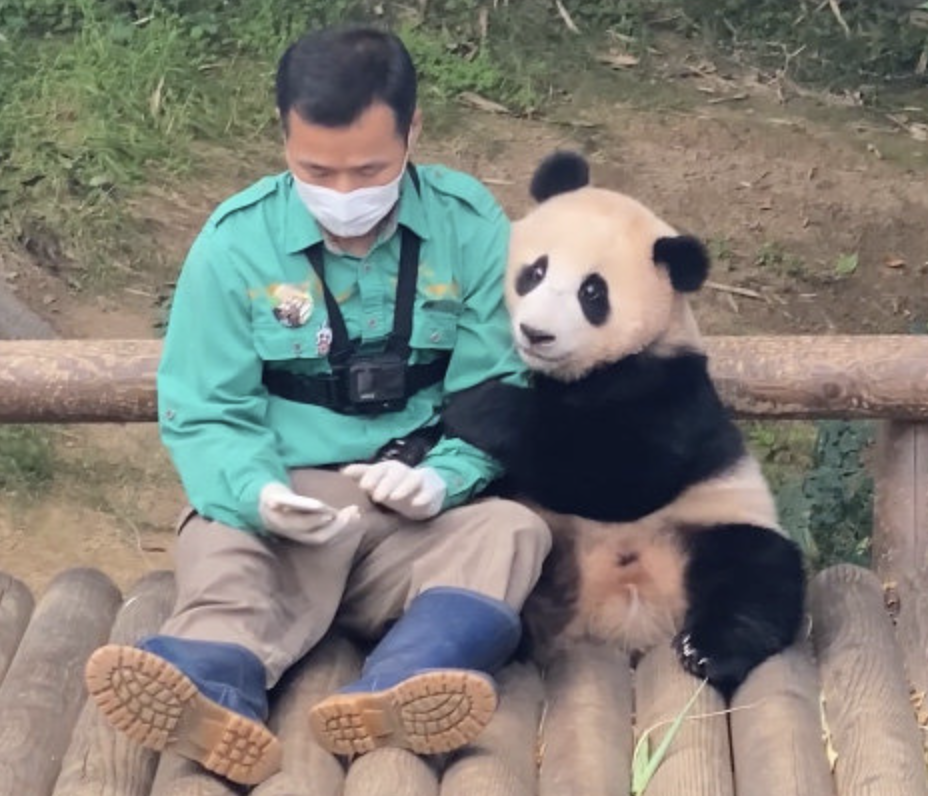
#> input picture AI/gangbao.png, 928 x 796 px
$ python BasicBinarization.py
#> lines starting #> are read from the running program, lines starting #| are printed output that depends on the picture; after the words box and inside, x2 and y2 are one past the last pixel; in counts of white or black regions, pixels touching at a corner belong together
import cv2
import numpy as np
from matplotlib import pyplot as plt

def image_binarization():
    img = cv2.imread('gangbao.png', cv2.IMREAD_GRAYSCALE)
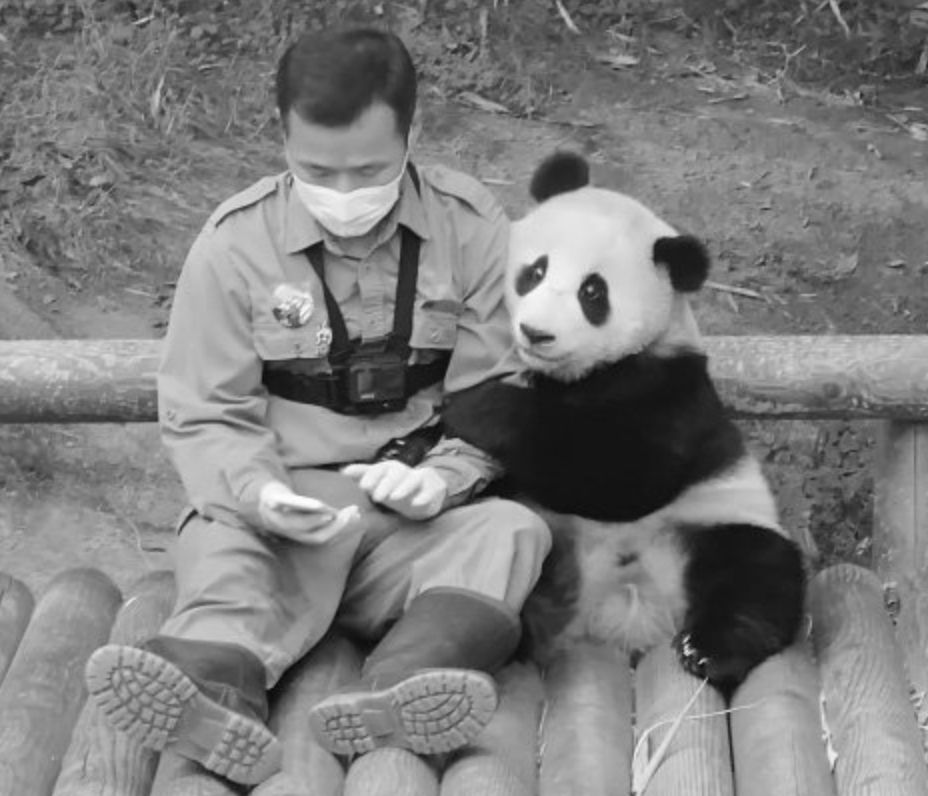
#> img: shape (796, 928); min 9, max 253, mean 125
    th = 150
    th_max = 255

    ret_1, thresh_1 = cv2.threshold(img, th, th_max, cv2.THRESH_BINARY)
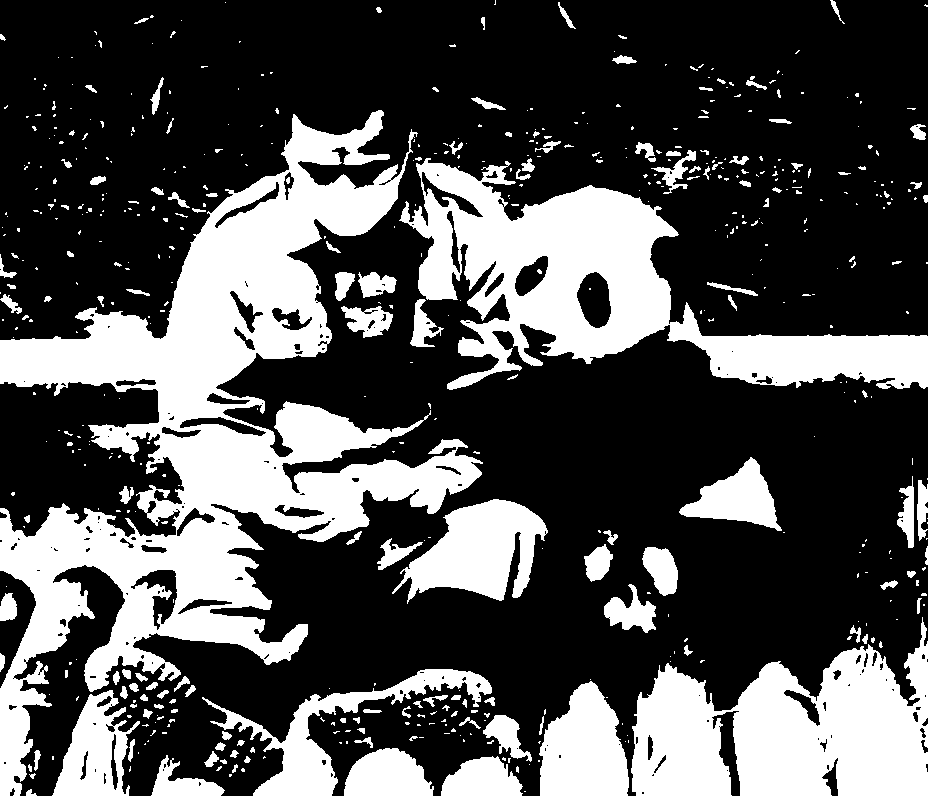
#> thresh_1: shape (796, 928); 31.7% white; 560 white regions (406 under 20 px), largest, box (x1, y1, x2, y2) and area: (0, 110, 483, 796) 98625, (399, 158, 928, 390) 43488, (631, 617, 928, 796) 33180
#> ret_1 = 150
    ret_2, thresh_2 = cv2.threshold(img, th, th_max, cv2.THRESH_BINARY_INV)
#> ret_2 = 150
    ret_3, thresh_3 = cv2.threshold(img, th, th_max, cv2.THRESH_TRUNC)
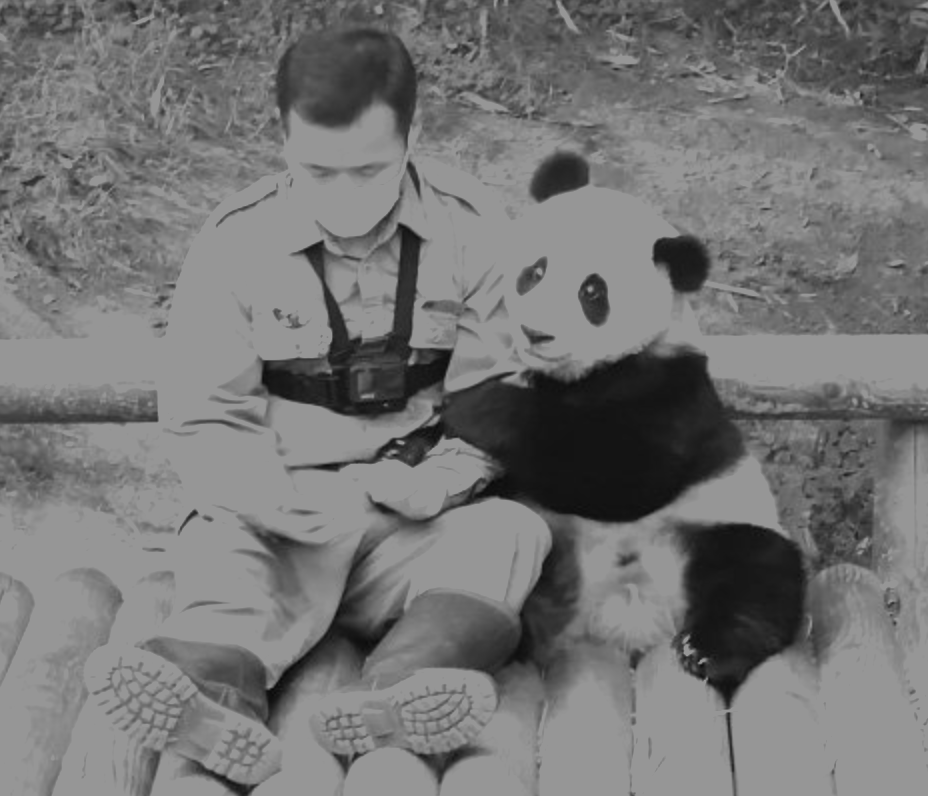
#> thresh_3: shape (796, 928); min 9, max 150, mean 116.6
#> ret_3 = 150
    ret_4, thresh_4 = cv2.threshold(img, th, th_max, cv2.THRESH_TOZERO)
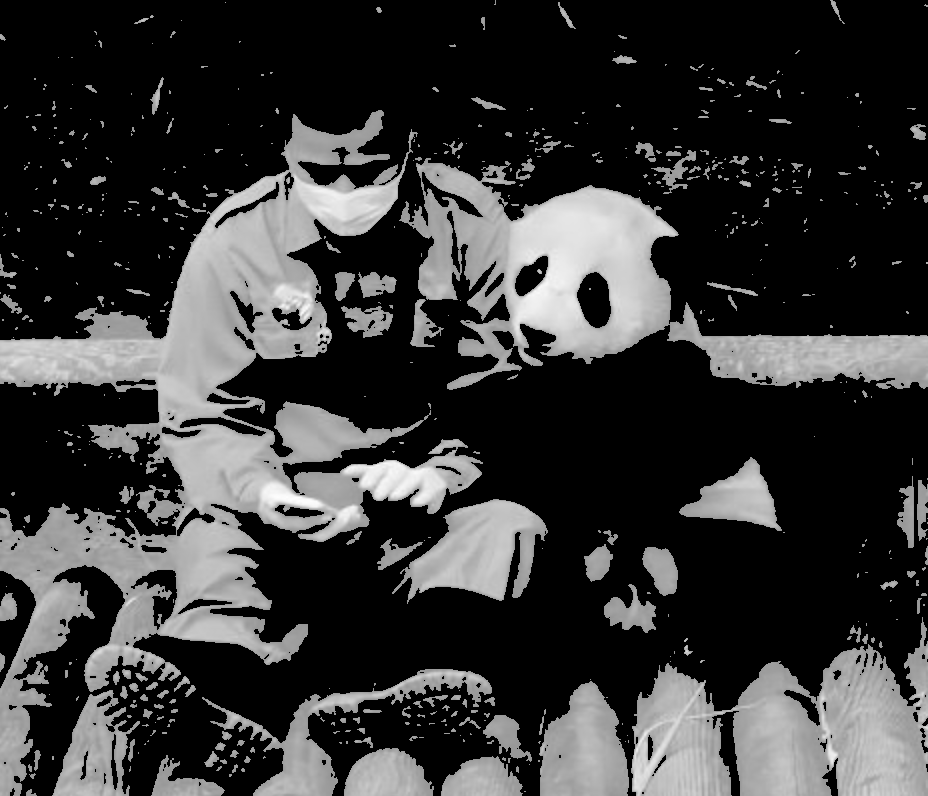
#> thresh_4: shape (796, 928); min 0, max 253, mean 55.9
#> ret_4 = 150
    ret_5, thresh_5 = cv2.threshold(img, th, th_max, cv2.THRESH_TOZERO_INV)
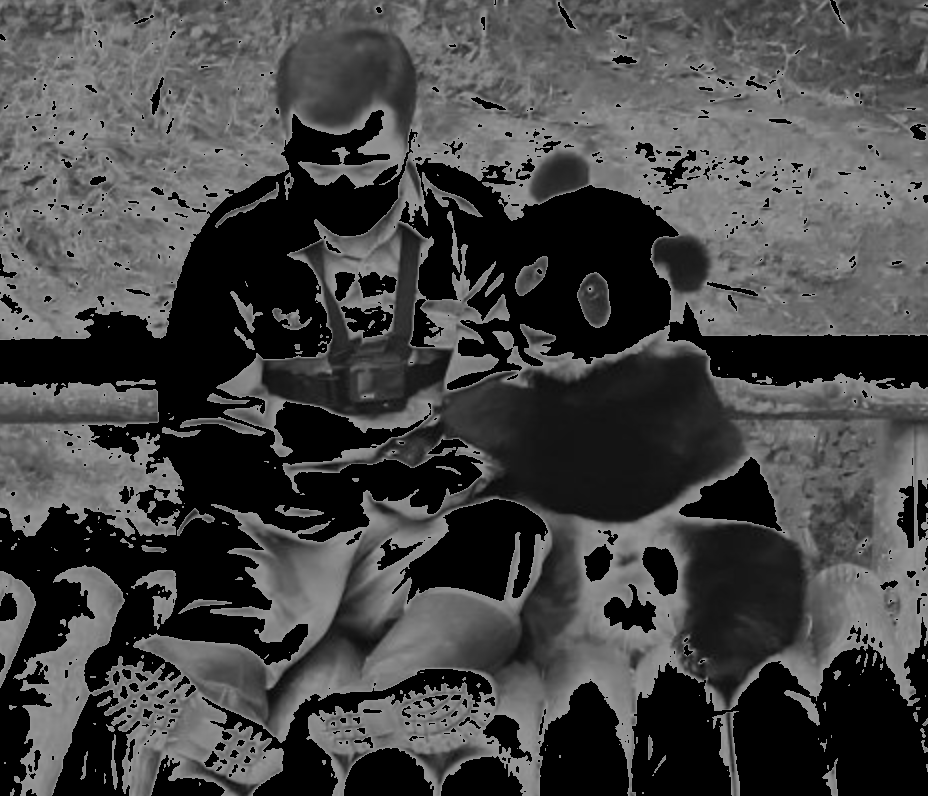
#> thresh_5: shape (796, 928); min 0, max 150, mean 69
#> ret_5 = 150

    titles = ['ORIGINAL', 'BINARY', "BINARY_INV", "TRUNC", "TOZERO", "TOZERO_INV"]
    images = [img, thresh_1, thresh_2, thresh_3, thresh_4, thresh_5]
    fig = plt.figure()
    # fig.canvas.set_window_title("JetsonNano_Thresholding")
    order = [0, 2, 4, 1, 3, 5]

    for i in range(6):
        plt.subplot(3, 2, order[i]+1), plt.imshow(images[i], 'gray')
        plt.title(titles[i])
        plt.xticks([]), plt.yticks([])
    plt.show()

image_binarization()

$ run again, with AI/bao.png copied over AI/gangbao.png
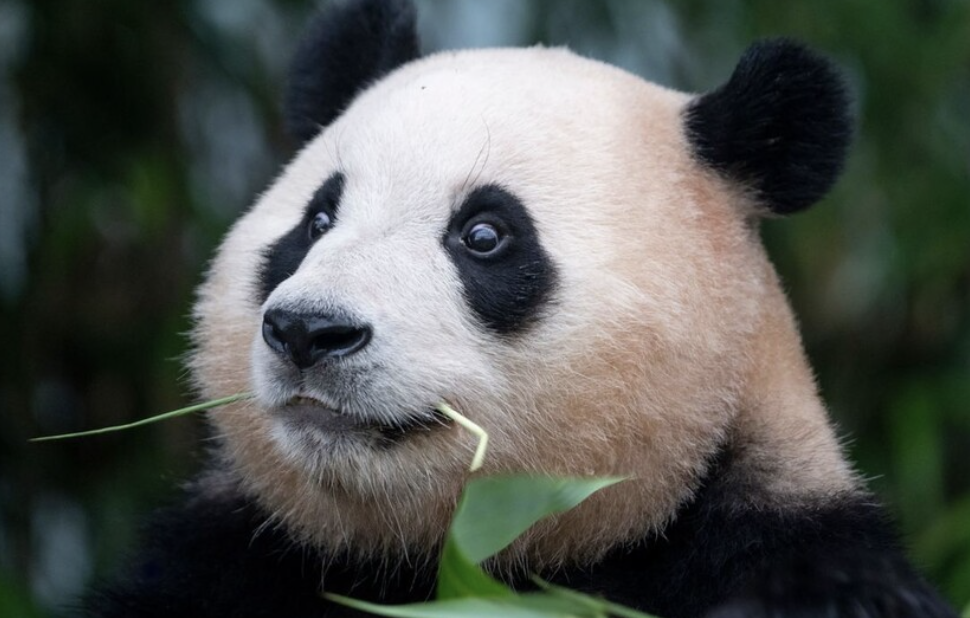
#> input picture AI/bao.png, 970 x 618 px
#> in image_binarization, `ret_1, thresh_1 = cv2.threshold(img, th, th_max, cv2.THRESH_BINARY)`:
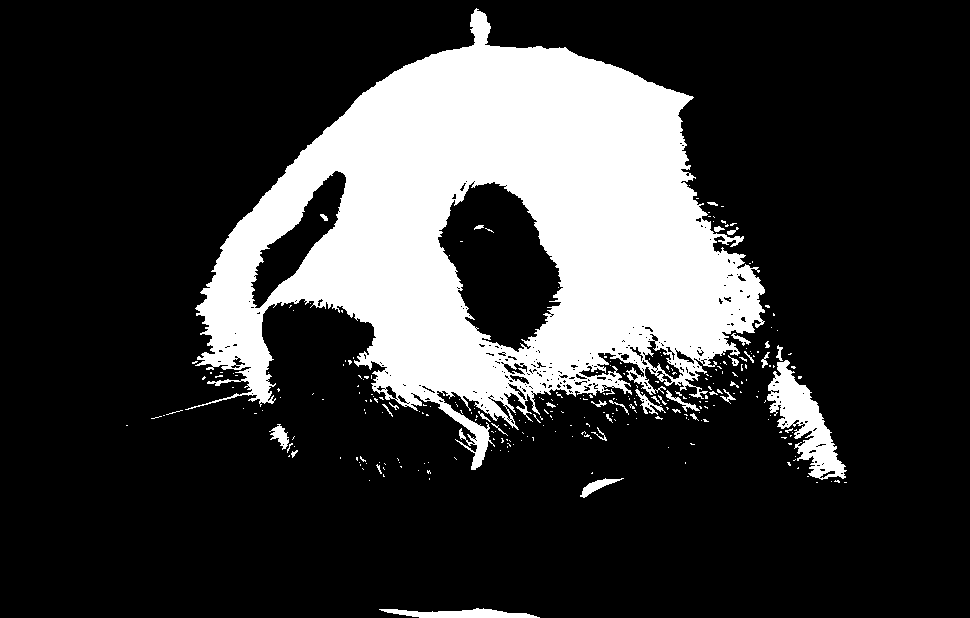
#> thresh_1: shape (618, 970); 21.7% white; 292 white regions (256 under 20 px), largest, box (x1, y1, x2, y2) and area: (185, 8, 765, 470) 122362, (767, 360, 847, 480) 3696, (379, 608, 540, 618) 962
#> ret_1 = 150
#> in image_binarization, `ret_5, thresh_5 = cv2.threshold(img, th, th_max, cv2.THRESH_TOZERO_INV)`:
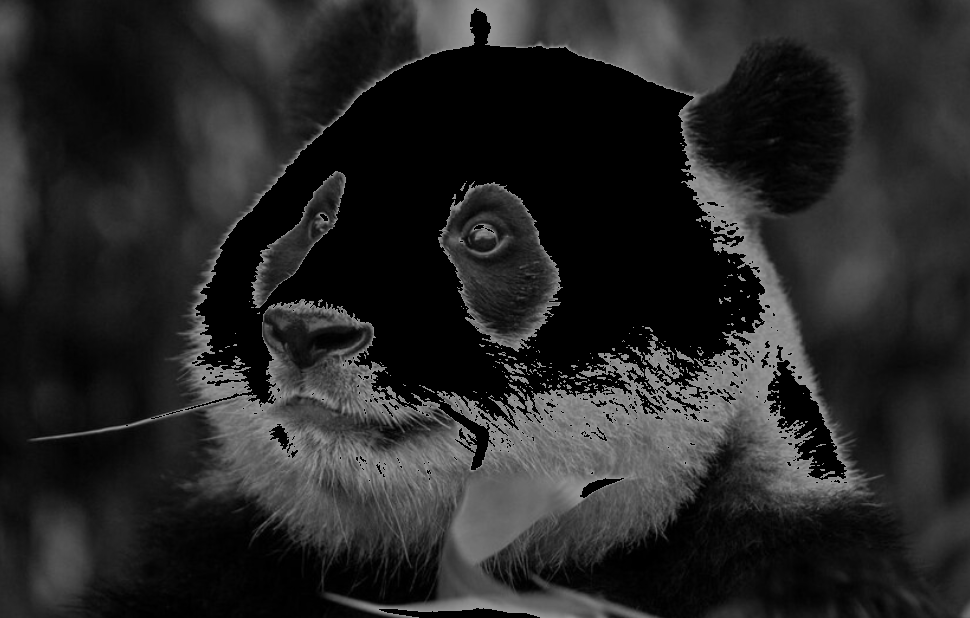
#> thresh_5: shape (618, 970); min 0, max 150, mean 38.7
